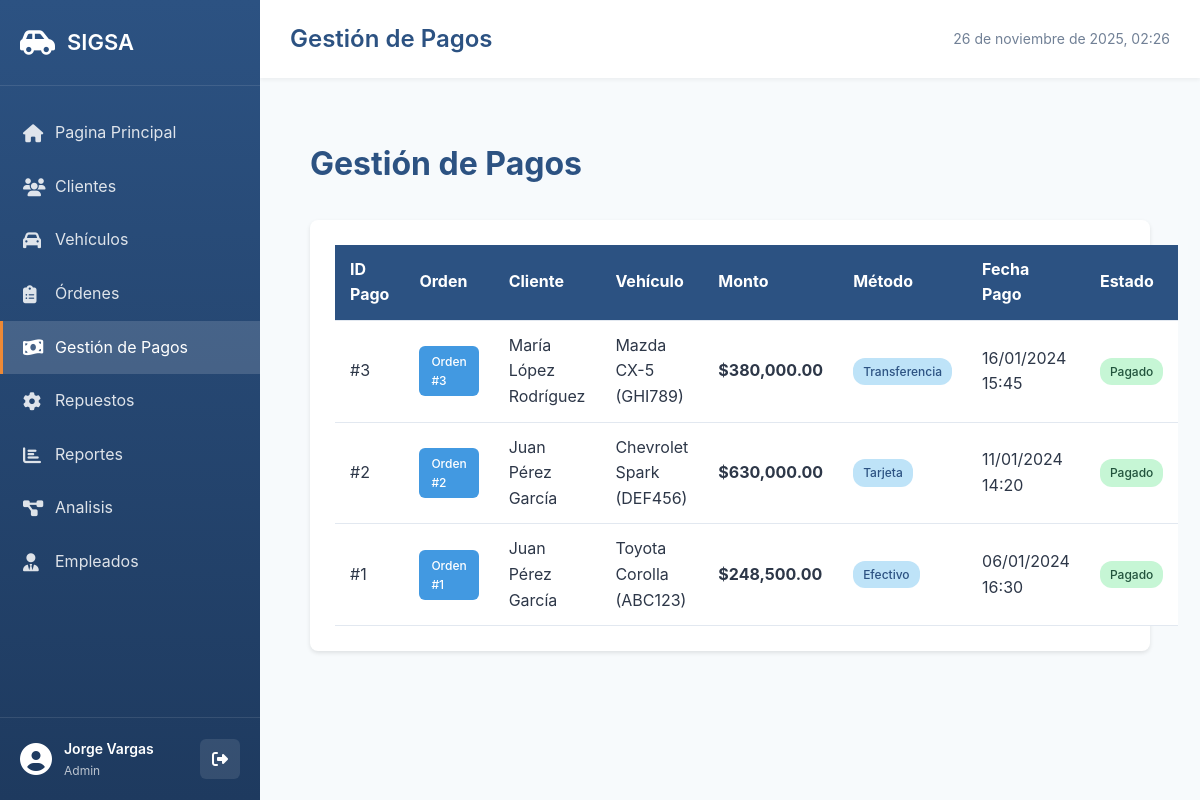
/pages/pagos/index.php (signed in), run on the app's committed database.
### tables this page shows
CREATE TABLE Pagos (
    id_pago INT AUTO_INCREMENT PRIMARY KEY,
    id_orden INT NOT NULL,
    monto_total DECIMAL(10, 2) NOT NULL,
    metodo_pago ENUM('efectivo', 'tarjeta', 'transferencia') NOT NULL,
    fecha_pago DATETIME DEFAULT CURRENT_TIMESTAMP,
    referencia VARCHAR(100),
    comprobante VARCHAR(100),
    estado ENUM('pendiente', 'pagado', 'parcial') DEFAULT 'pendiente',
    FOREIGN KEY (id_orden) REFERENCES OrdenesServicio(id_orden),
    INDEX idx_orden (id_orden),
    INDEX idx_fecha (fecha_pago),
    INDEX idx_metodo (metodo_pago)
);

CREATE TABLE OrdenesServicio (
    id_orden INT AUTO_INCREMENT PRIMARY KEY,
    id_vehiculo INT NOT NULL,
    id_empleado INT NOT NULL,
    fecha_ingreso DATETIME DEFAULT CURRENT_TIMESTAMP,
    fecha_entrega DATETIME NULL,
    estado ENUM('pendiente', 'en_proceso', 'completada', 'entregada', 'cancelada') DEFAULT 'pendiente',
    costo_mano_obra DECIMAL(10, 2) DEFAULT 0.00,
    diagnostico_inicial TEXT,
    observaciones TEXT,
    kilometraje_ingreso INT,
    FOREIGN KEY (id_vehiculo) REFERENCES Vehiculos(id_vehiculo),
    FOREIGN KEY (id_empleado) REFERENCES Empleados(id_empleado),
    INDEX idx_estado (estado),
    INDEX idx_fecha_ingreso (fecha_ingreso),
    INDEX idx_vehiculo (id_vehiculo)
);

CREATE TABLE Clientes (
    id_cliente INT AUTO_INCREMENT PRIMARY KEY,
    nombre VARCHAR(200) NOT NULL,
    documento VARCHAR(20) NOT NULL UNIQUE,
    telefono VARCHAR(20),
    correo VARCHAR(100),
    tipo_cliente ENUM('natural', 'empresa') DEFAULT 'natural',
    direccion TEXT,
    fecha_registro TIMESTAMP DEFAULT CURRENT_TIMESTAMP,
    estado ENUM('activo', 'inactivo') DEFAULT 'activo',
    INDEX idx_documento (documento),
    INDEX idx_nombre (nombre)
);

CREATE TABLE Vehiculos (
    id_vehiculo INT AUTO_INCREMENT PRIMARY KEY,
    id_cliente INT NOT NULL,
    marca VARCHAR(50) NOT NULL,
    modelo VARCHAR(50) NOT NULL,
    placa VARCHAR(10) NOT NULL UNIQUE,
    año INT NOT NULL,
    color VARCHAR(30),
    tipo_vehiculo ENUM('auto', 'camioneta', 'moto', 'camion') DEFAULT 'auto',
    kilometraje INT DEFAULT 0,
    fecha_registro TIMESTAMP DEFAULT CURRENT_TIMESTAMP,
    FOREIGN KEY (id_cliente) REFERENCES Clientes(id_cliente) ON DELETE CASCADE,
    INDEX idx_placa (placa),
    INDEX idx_cliente (id_cliente)
);

### pages/pagos/index.php (the view, shortened to what this page needs)
<?php
$db = getDB();
$stmt = $db->query("
    SELECT
        p.*,
        o.id_orden,
        c.nombre as cliente_nombre,
        v.placa,
        v.marca,
        v.modelo
    FROM Pagos p
    INNER JOIN OrdenesServicio o ON p.id_orden = o.id_orden
    INNER JOIN Vehiculos v ON o.id_vehiculo = v.id_vehiculo
    INNER JOIN Clientes c ON v.id_cliente = c.id_cliente
    ORDER BY p.fecha_pago DESC
");
$pagos = $stmt->fetchAll();
include __DIR__ . '/../../includes/header.php';
?>
<div class="container">
    <div class="page-header">
        <h1>Gestión de Pagos</h1>
    </div>
    <div class="card">
        <div class="card-body">
            <div class="table-responsive">
                <table class="table">
                    <thead>
                        <tr>
                            <th>ID Pago</th>
                            <th>Orden</th>
                            <th>Cliente</th>
                            <th>Vehículo</th>
                            <th>Monto</th>
                            <th>Método</th>
                            <th>Fecha Pago</th>
                            <th>Estado</th>
                        </tr>
                    </thead>
                    <tbody>
                        <?php foreach ($pagos as $pago): ?>
                        <tr>
                            <td>#<?= $pago['id_pago'] ?></td>
                            <td>
                                <a href="../ordenes/view.php?id=<?= $pago['id_orden'] ?>" class="btn btn-sm btn-info">
                                    Orden #<?= $pago['id_orden'] ?>
                                </a>
                            </td>
                            <td><?= htmlspecialchars($pago['cliente_nombre']) ?></td>
                            <td><?= htmlspecialchars($pago['marca'] . ' ' . $pago['modelo'] . ' (' . $pago['placa'] . ')') ?></td>
                            <td><strong>$<?= number_format($pago['monto_total'], 2) ?></strong></td>
                            <td>
                                <span class="badge badge-info">
                                    <?= ucfirst(str_replace('_', ' ', $pago['metodo_pago'])) ?>
                                </span>
                            </td>
                            <td><?= date('d/m/Y H:i', strtotime($pago['fecha_pago'])) ?></td>
                            <td>
                                <span class="badge badge-success">
                                    <?= ucfirst($pago['estado']) ?>
                                </span>
                            </td>
                        </tr>
                        <?php endforeach; ?>
                    </tbody>
                </table>
            </div>
        </div>
    </div>
</div>
<?php include __DIR__ . '/../../includes/footer.php'; ?>

### assets/css/style.css (style rules this page uses)
* { margin: 0; padding: 0; box-sizing: border-box; }
:root { --primary-color: #2c5282; --secondary-color: #4a90b5; --success-color: #48bb78; --danger-color: #f56565; --warning-color: #ed8936; --info-color: #4299e1; --dark-color: #2d3748; --light-color: #f7fafc; --border-color: #e2e8f0; --text-color: #2d3748; --text-secondary: #718096; }
body { font-family: -apple-system, BlinkMacSystemFont, 'Segoe UI', 'Roboto', 'Oxygen', 'Ubuntu', sans-serif; background-color: #f7fafc; color: var(--text-color); line-height: 1.6; }
.container { max-width: 1400px; margin: 0 auto; padding: 30px 20px; }
.page-header { display: flex; justify-content: space-between; align-items: center; margin-bottom: 30px; }
.page-header h1 { color: var(--primary-color); font-size: 32px; }
.card { background: white; border-radius: 8px; box-shadow: 0 2px 4px rgba(0,0,0,0.1); margin-bottom: 20px; }
.card-body { padding: 25px; }
.btn { padding: 10px 20px; border: none; border-radius: 6px; font-size: 14px; font-weight: 500; cursor: pointer; text-decoration: none; display: inline-block; transition: all 0.3s; }
.btn-info { background-color: var(--info-color); color: white; }
.btn-sm { padding: 6px 12px; font-size: 12px; }
.table { width: 100%; border-collapse: collapse; background: white; }
.table thead { background-color: var(--primary-color); color: white; }
.table th, .table td { padding: 12px 15px; text-align: left; border-bottom: 1px solid var(--border-color); }
.badge { padding: 4px 10px; border-radius: 12px; font-size: 12px; font-weight: 500; display: inline-block; }
.badge-success { background-color: #c6f6d5; color: #22543d; }
.badge-info { background-color: #bee3f8; color: #2c5282; }

### data on the page
pagos: id_pago "3", id_orden.id_orden "3", clientes.nombre "María López Rodríguez", vehiculos.marca+modelo+placa "Mazda CX-5 (GHI789)", monto_total "380,000.00", metodo_pago "Transferencia", fecha_pago "16/01/2024 15:45", estado "Pagado"
pagos: id_pago "2", id_orden.id_orden "2", clientes.nombre "Juan Pérez García", vehiculos.marca+modelo+placa "Chevrolet Spark (DEF456)", monto_total "630,000.00", metodo_pago "Tarjeta", fecha_pago "11/01/2024 14:20", estado "Pagado"
pagos: id_pago "1", id_orden.id_orden "1", clientes.nombre "Juan Pérez García", vehiculos.marca+modelo+placa "Toyota Corolla (ABC123)", monto_total "248,500.00", metodo_pago "Efectivo", fecha_pago "06/01/2024 16:30", estado "Pagado"

### other printed values
$currentUser['nombre'] "Jorge Vargas"
$currentUser['rol'] "Admin"
$pageTitle "Gestión de Pagos"
